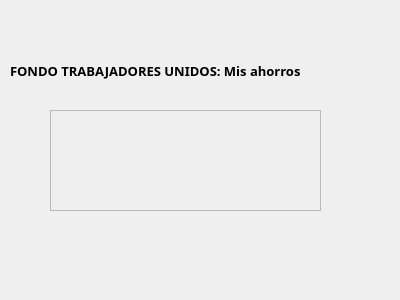
<?xml version="1.0" encoding="UTF-8"?>
<ui version="4.0">
 <class>misAhorros</class>
 <widget class="QWidget" name="misAhorros">
  <property name="geometry">
   <rect>
    <x>0</x>
    <y>0</y>
    <width>400</width>
    <height>300</height>
   </rect>
  </property>
  <property name="windowTitle">
   <string>FondoTrabajadoresUnidos(Asociado)</string>
  </property>
  <widget class="QScrollArea" name="listaAhorros">
   <property name="geometry">
    <rect>
     <x>50</x>
     <y>110</y>
     <width>271</width>
     <height>101</height>
    </rect>
   </property>
   <property name="widgetResizable">
    <bool>true</bool>
   </property>
   <widget class="QWidget" name="scrollAreaWidgetContents">
    <property name="geometry">
     <rect>
      <x>0</x>
      <y>0</y>
      <width>269</width>
      <height>99</height>
     </rect>
    </property>
   </widget>
  </widget>
  <widget class="QLabel" name="label_10">
   <property name="geometry">
    <rect>
     <x>10</x>
     <y>50</y>
     <width>401</width>
     <height>41</height>
    </rect>
   </property>
   <property name="font">
    <font>
     <family>Arial Black</family>
     <pointsize>10</pointsize>
     <weight>75</weight>
     <bold>true</bold>
    </font>
   </property>
   <property name="text">
    <string>FONDO TRABAJADORES UNIDOS: Mis ahorros</string>
   </property>
  </widget>
 </widget>
 <resources/>
 <connections/>
</ui>
